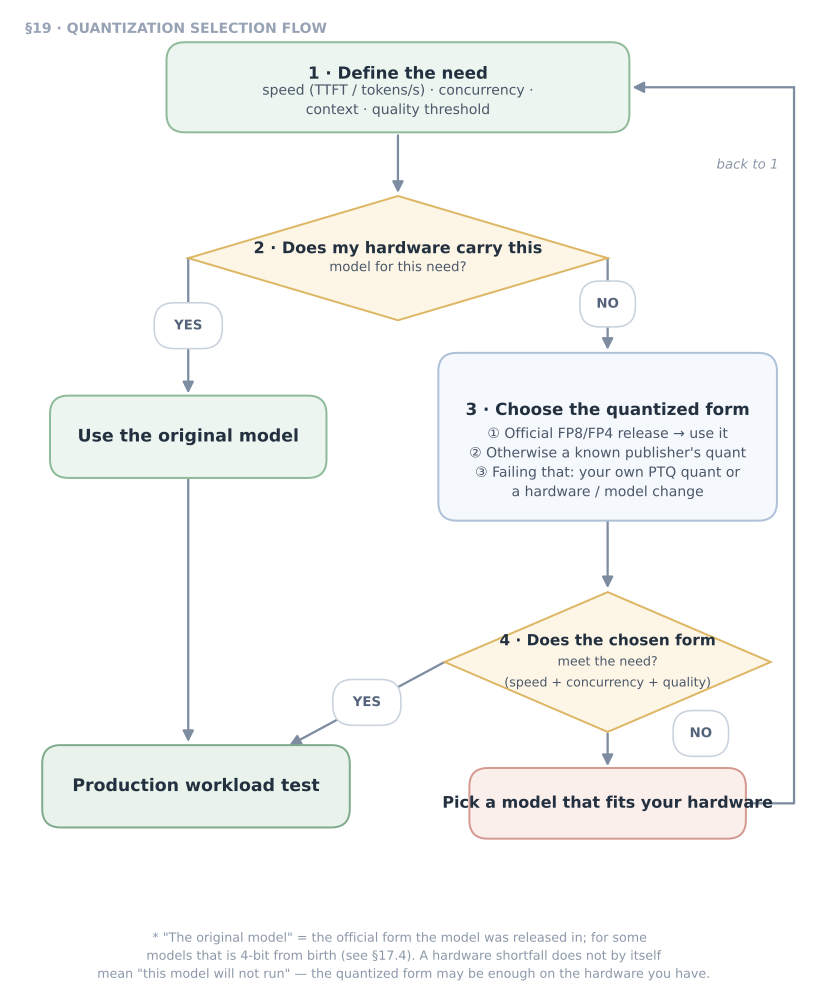

Generate this figure with Python:
#!/usr/bin/env python3
# -*- coding: utf-8 -*-
"""
LLM Quantization Selection Guide — §19 Quantization Selection Flow
Diagram generator (PNG + SVG). Quiet palette, rounded cards,
pills on the edge labels, aligned connectors. English variant of
quantization-secim-akisi-19.py (Turkish).
"""

import matplotlib
matplotlib.use("Agg")
import matplotlib.pyplot as plt
from matplotlib.patches import FancyBboxPatch, FancyArrowPatch, Polygon

FONT = "DejaVu Sans"
INK = "#22303F"      # body text
SUB = "#4A5768"      # secondary text
LINE = "#7E8CA1"     # connectors
EDGE_LBL = "#55637A"

PAL = {
    "start":  ("#ECF5EF", "#8FBA9B"),
    "normal": ("#F5F8FC", "#AEC1D8"),
    "dec":    ("#FDF6E6", "#DDB765"),
    "exit":   ("#FBEFEC", "#D49A91"),
    "end":    ("#E9F3EC", "#7FAB8D"),
}

fig, ax = plt.subplots(figsize=(11.5, 11.4))
ax.set_xlim(0, 104)
ax.set_ylim(-2.5, 106)
ax.set_aspect("equal")
ax.axis("off")
fig.patch.set_facecolor("#FFFFFF")


def card(cx, cy, w, h, title, subs=(), kind="normal",
         fs_t=12.5, fs_s=10.5, round_size=2.4):
    fc, ec = PAL[kind]
    x, y = cx - w / 2, cy - h / 2
    ax.add_patch(FancyBboxPatch(
        (x, y), w, h,
        boxstyle=f"round,pad=0.8,rounding_size={round_size}",
        linewidth=1.5, edgecolor=ec, facecolor=fc, zorder=3))
    if subs:
        ax.text(cx, cy + 0.17 * h, title, ha="center", va="center",
                fontsize=fs_t, fontweight="bold", color=INK,
                fontfamily=FONT, zorder=4)
        ax.text(cx, cy - 0.17 * h, "\n".join(subs), ha="center", va="center",
                fontsize=fs_s, color=SUB, fontfamily=FONT,
                zorder=4, linespacing=1.55)
    else:
        ax.text(cx, cy, title, ha="center", va="center",
                fontsize=fs_t + 0.5, fontweight="bold", color=INK,
                fontfamily=FONT, zorder=4)


def diamond(cx, cy, w, h, lines, fs=(12, 10)):
    fc, ec = PAL["dec"]
    pts = [(cx, cy + h / 2), (cx + w / 2, cy), (cx, cy - h / 2), (cx - w / 2, cy)]
    ax.add_patch(Polygon(pts, closed=True, linewidth=1.5,
                         edgecolor=ec, facecolor=fc, zorder=3))
    n = len(lines)
    for i, ln in enumerate(lines):
        size = fs[0] if i == 0 else fs[1]
        weight = "bold" if i == 0 else "normal"
        color = INK if i == 0 else SUB
        dy = (n - 1) / 2 - i
        ax.text(cx, cy + dy * (h * 0.15), ln, ha="center", va="center",
                fontsize=size, fontweight=weight, color=color,
                fontfamily=FONT, zorder=4)


def arrow(p1, p2, lw=1.7):
    ax.add_patch(FancyArrowPatch(
        p1, p2, arrowstyle="-|>", mutation_scale=17,
        linewidth=lw, color=LINE, zorder=2,
        shrinkA=0, shrinkB=0,
        connectionstyle="arc3,rad=0"))


def pill(x, y, txt):
    w = 3.2 + 1.62 * len(txt)
    h = 5.2
    ax.add_patch(FancyBboxPatch(
        (x - w / 2, y - h / 2), w, h,
        boxstyle="round,pad=0.35,rounding_size=2.6",
        linewidth=1.2, edgecolor="#C9D2DD", facecolor="#FFFFFF", zorder=5))
    ax.text(x, y, txt, ha="center", va="center", fontsize=10,
            fontweight="bold", color=EDGE_LBL, fontfamily=FONT, zorder=6)


# ------------------------------------------------------------------ nodes
card(50, 96, 58, 10,
     "1 · Define the need",
     ("speed (TTFT / tokens/s) · concurrency ·", "context · quality threshold"),
     kind="start")

diamond(50, 74, 54, 16,
        ("2 · Does my hardware carry this", "model for this need?"))

card(23, 51, 34, 9,
     "Use the original model", kind="start")

card(77, 51, 42, 20,
     "3 · Choose the quantized form",
     ("① Official FP8/FP4 release → use it",
      "② Otherwise a known publisher's quant",
      "③ Failing that: your own PTQ quant or",
      "a hardware / model change"))

diamond(77, 22, 42, 18,
        ("4 · Does the chosen form", "meet the need?",
         "(speed + concurrency + quality)"), fs=(11.5, 9.5))

card(24, 6, 38, 9,
     "Production workload test", kind="end")

card(77, 3.8, 34, 7.5,
     "Pick a model that fits your hardware", kind="exit", fs_t=11.5)


# ------------------------------------------------------------------ arrows
arrow((50, 89.8), (50, 82.4))              # 1 -> 2
arrow((23, 74), (23, 56.6))                # 2 YES -> use the original model
arrow((77, 74), (77, 62.2))                # 2 NO -> 3. quantized form
arrow((77, 40.1), (77, 31.5))              # 3 -> 4
arrow((23, 45.5), (23, 11.7))              # original -> production
arrow((56, 22), (36, 11.25))               # 4 YES -> production (diamond tip -> card top edge)
arrow((77, 12.8), (77, 8.6))               # 4 NO -> pick a model that fits your hardware

# "Pick a model that fits your hardware" -> back to 1 (from the right edge, elbows)
ax.plot([94.8, 101, 101], [3.8, 3.8, 96], color=LINE, lw=1.7,
        solid_capstyle="round", solid_joinstyle="round", zorder=2)
arrow((101, 96), (80.2, 96))

# ------------------------------------------------------------------ labels
pill(23, 65.3, "YES")
pill(77, 68.1, "NO")
pill(46, 16.8, "YES")
pill(89, 12.8, "NO")
ax.text(99, 86, "back to 1", ha="right", va="center", fontsize=10,
        style="italic", color="#8B97A8", fontfamily=FONT)

# ------------------------------------------------------------------ title + footnote
ax.text(2, 103.5, "§19 · QUANTIZATION SELECTION FLOW", ha="left", va="center",
        fontsize=10.5, fontweight="bold", color="#97A3B4", fontfamily=FONT)

fig.text(0.5, 0.015,
         '* "The original model" = the official form the model was released in; for some\n'
         '  models that is 4-bit from birth (see §17.4). A hardware shortfall does not by itself\n'
         '  mean "this model will not run" — the quantized form may be enough on the hardware you have.',
         ha="center", va="center", fontsize=9.5, color="#8B97A8",
         fontfamily=FONT, linespacing=1.6)

fig.savefig("quantization-selection-flow-19.png", dpi=200, facecolor="white",
            bbox_inches="tight")
fig.savefig("quantization-selection-flow-19.svg", facecolor="white",
            bbox_inches="tight")
print("Saved: quantization-selection-flow-19.png / .svg")
